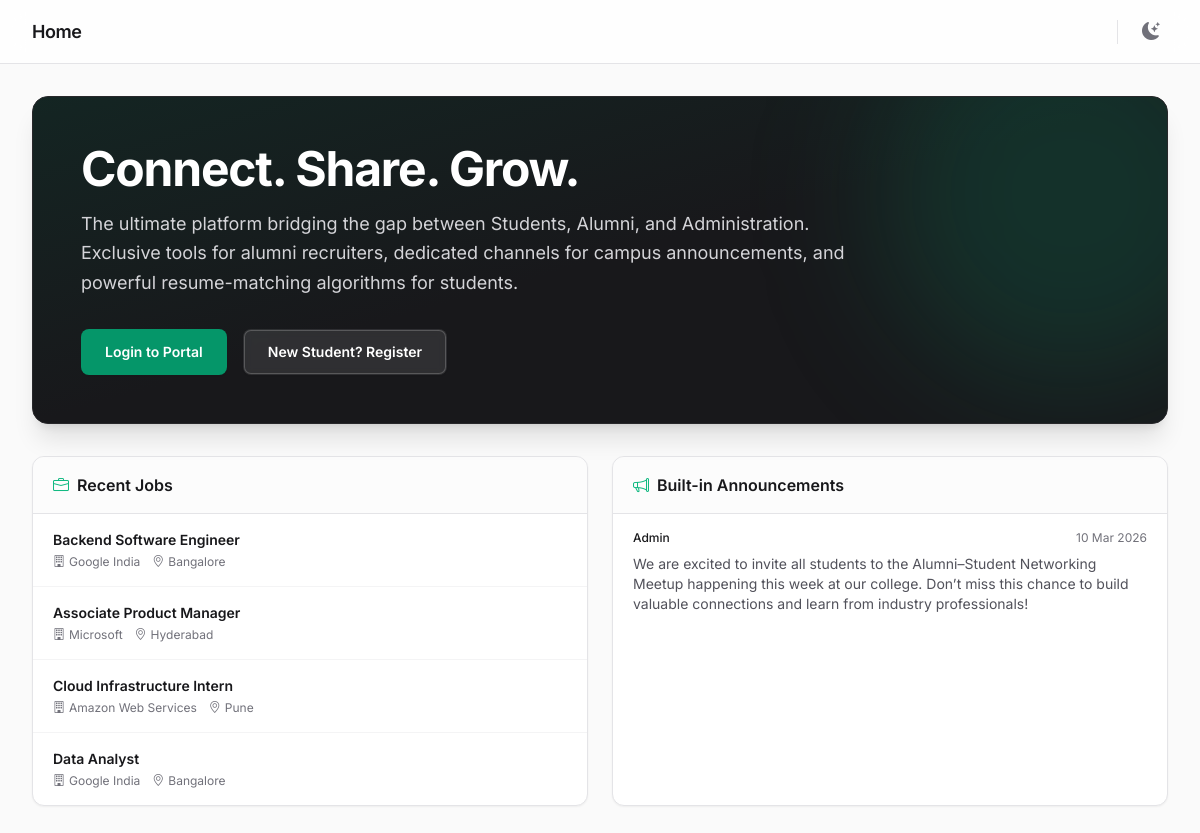
The page / on the database its author committed.
### app.py (models this page shows)
class Job(db.Model):
    id = db.Column(db.Integer, primary_key=True)
    title = db.Column(db.String(160), nullable=False)
    company = db.Column(db.String(160), nullable=False)
    location = db.Column(db.String(160), default="")
    job_type = db.Column(db.String(80), default="Full-time")
    description = db.Column(db.Text, nullable=False)
    apply_link = db.Column(db.String(255), default="")
    min_salary = db.Column(db.Integer, nullable=False, default=0)
    max_salary = db.Column(db.Integer, nullable=False, default=0)
    required_experience = db.Column(db.String(50), nullable=False, default="")
    required_skills = db.Column(db.String(255), nullable=False, default="")
    posted_by_id = db.Column(db.Integer, db.ForeignKey("user.id"), nullable=False)
    posted_by = db.relationship("User", backref="jobs")
    is_approved = db.Column(db.Boolean, default=True)
    description_embedding = db.Column(db.PickleType, nullable=True)
    ml_status = db.Column(db.String(20), default="none")  # none, processing, completed, failed
    created_at = db.Column(db.DateTime, default=datetime.utcnow)

class Announcement(db.Model):
    id = db.Column(db.Integer, primary_key=True)
    content = db.Column(db.Text, nullable=False)
    posted_by_id = db.Column(db.Integer, db.ForeignKey("user.id"), nullable=False)
    posted_by = db.relationship("User", backref="announcements")
    created_at = db.Column(db.DateTime, default=datetime.utcnow)

class User(db.Model, UserMixin):
    id = db.Column(db.Integer, primary_key=True)
    role = db.Column(db.String(20), nullable=False, index=True)
    full_name = db.Column(db.String(120), nullable=False)
    email = db.Column(db.String(120), unique=True, nullable=False, index=True)
    password_hash = db.Column(db.String(255), nullable=False)
    batch = db.Column(db.String(20), default="")
    department = db.Column(db.String(80), default="")
    company = db.Column(db.String(120), default="")
    job_role = db.Column(db.String(120), default="")
    location = db.Column(db.String(120), default="")
    linkedin = db.Column(db.String(200), default="")
    bio = db.Column(db.Text, default="")
    skills = db.Column(db.String(500), default="")  # Comma-separated skills
    roll_number = db.Column(db.String(100), unique=True, nullable=True)
    joined_year = db.Column(db.String(10), default="")
    graduation_duration = db.Column(db.String(20), default="")
    resume_filename = db.Column(db.String(255), default="")
    resume_embedding = db.Column(db.PickleType, nullable=True)
    resume_ml_status = db.Column(db.String(20), default="none")  # none, processing, completed, failed
    is_verified = db.Column(db.Boolean, default=False)
    verification_status = db.Column(db.String(20), default="pending")  # pending, approved, rejected
    verified_by_id = db.Column(db.Integer, db.ForeignKey("user.id"), nullable=True)
    verified_at = db.Column(db.DateTime, nullable=True)
    created_at = db.Column(db.DateTime, default=datetime.utcnow)
    failed_login_attempts = db.Column(db.Integer, default=0)
    account_locked_until = db.Column(db.DateTime, nullable=True)

### app.py (the view)
    @app.route("/")
    def index():
        recent_jobs = Job.query.filter_by(is_approved=True).order_by(Job.created_at.desc()).limit(6).all()
        recent_posts = Announcement.query.order_by(Announcement.created_at.desc()).limit(6).all()
        return render_template("index.html", jobs=recent_jobs, posts=recent_posts)

### templates/index.html (shortened to what this page needs)
{% extends "base.html" %}
{% block header_title %}Home{% endblock %}
{% block content %}
<div class="relative overflow-hidden rounded-2xl bg-zinc-900 border border-zinc-800 p-8 md:p-12 mb-8 shadow-xl">
  <div class="absolute inset-0 bg-gradient-to-br from-primary-900/40 via-zinc-900 to-zinc-900 opacity-60"></div>
  <div class="absolute -top-24 -right-24 w-96 h-96 rounded-full bg-primary-600/20 blur-3xl"></div>
  <div class="relative z-10 max-w-3xl">
    <h1 class="text-4xl md:text-5xl font-bold text-white mb-4 tracking-tight">Connect. Share. Grow.</h1>
    <p class="text-lg text-zinc-300 mb-8 leading-relaxed">
      The ultimate platform bridging the gap between Students, Alumni, and Administration.
      Exclusive tools for alumni recruiters, dedicated channels for campus announcements, and powerful resume-matching algorithms for students.
    </p>
    <div class="flex flex-wrap gap-4">
      {% if not current_user.is_authenticated %}
        <a class="inline-flex items-center justify-center rounded-lg bg-primary-600 px-6 py-3 text-sm font-semibold text-white shadow-sm hover:bg-primary-500 focus-visible:outline focus-visible:outline-2 focus-visible:outline-offset-2 focus-visible:outline-primary-600 transition-colors" href="{{ url_for('choose_login') }}">
          Login to Portal
        </a>
        <a class="inline-flex items-center justify-center rounded-lg bg-white/10 px-6 py-3 text-sm font-semibold text-white shadow-sm hover:bg-white/20 ring-1 ring-inset ring-white/20 transition-all border border-transparent backdrop-blur-sm" href="{{ url_for('register_student') }}">
          New Student? Register
        </a>
      {% else %}
        <a class="inline-flex items-center justify-center rounded-lg bg-primary-600 px-6 py-3 text-sm font-semibold text-white shadow-sm hover:bg-primary-500 transition-colors" href="{{ url_for('dashboard') }}">
          Go to Dashboard <i class="bi bi-arrow-right ml-2 -mr-1"></i>
        </a>
      {% endif %}
    </div>
  </div>
</div>
<div class="grid grid-cols-1 lg:grid-cols-2 gap-6">
  <div class="bg-white dark:bg-zinc-900 border border-zinc-200 dark:border-zinc-800 rounded-xl shadow-sm overflow-hidden flex flex-col h-full">
    <div class="px-5 py-4 border-b border-zinc-200 dark:border-zinc-800 bg-zinc-50/50 dark:bg-zinc-900/50 flex justify-between items-center">
      <h3 class="text-base font-semibold text-zinc-900 dark:text-zinc-100 flex items-center gap-2">
        <i class="bi bi-briefcase text-primary-500"></i> Recent Jobs
      </h3>
    </div>
    <div class="flex-1">
      {% if jobs %}
        <ul class="divide-y divide-zinc-100 dark:divide-zinc-800/50">
          {% for j in jobs[:5] %}
            <li class="px-5 py-4 group hover:bg-zinc-50/50 dark:hover:bg-zinc-800/20 transition-colors">
              <div class="flex justify-between items-start gap-4">
                <div>
                  <h4 class="text-sm font-semibold text-zinc-900 dark:text-zinc-100 group-hover:text-primary-600 dark:group-hover:text-primary-400 transition-colors">{{ j.title }}</h4>
                  <div class="mt-1 flex items-center gap-3 text-xs text-zinc-500 dark:text-zinc-400">
                    <span class="flex items-center gap-1"><i class="bi bi-building"></i> {{ j.company }}</span>
                    <span class="flex items-center gap-1"><i class="bi bi-geo-alt"></i> {{ j.location }}</span>
                  </div>
                </div>
              </div>
            </li>
          {% endfor %}
        </ul>
      {% else %}
        <div class="p-8 text-center h-full flex flex-col justify-center items-center">
          <i class="bi bi-briefcase text-3xl text-zinc-300 dark:text-zinc-700 mb-3 block"></i>
          <p class="text-sm text-zinc-500 dark:text-zinc-400">No jobs posted yet.</p>
        </div>
      {% endif %}
    </div>
  </div>
  <div class="bg-white dark:bg-zinc-900 border border-zinc-200 dark:border-zinc-800 rounded-xl shadow-sm overflow-hidden flex flex-col h-full">
    <div class="px-5 py-4 border-b border-zinc-200 dark:border-zinc-800 bg-zinc-50/50 dark:bg-zinc-900/50 flex justify-between items-center">
      <h3 class="text-base font-semibold text-zinc-900 dark:text-zinc-100 flex items-center gap-2">
        <i class="bi bi-megaphone text-primary-500"></i> Built-in Announcements
      </h3>
    </div>
    <div class="flex-1">
      {% if posts %}
        <ul class="divide-y divide-zinc-100 dark:divide-zinc-800/50">
          {% for p in posts[:3] %}
            <li class="px-5 py-4">
              <div class="flex items-center justify-between mb-2">
                <span class="text-xs font-medium text-zinc-900 dark:text-zinc-100">{{ p.posted_by.full_name }}</span>
                <span class="text-xs text-zinc-500 dark:text-zinc-400">{{ p.created_at.strftime("%d %b %Y") }}</span>
              </div>
              <p class="text-sm text-zinc-600 dark:text-zinc-300 line-clamp-3">{{ p.content }}</p>
            </li>
          {% endfor %}
        </ul>
      {% else %}
        <div class="p-8 text-center h-full flex flex-col justify-center items-center">
          <i class="bi bi-megaphone text-3xl text-zinc-300 dark:text-zinc-700 mb-3 block"></i>
          <p class="text-sm text-zinc-500 dark:text-zinc-400">No announcements yet.</p>
        </div>
      {% endif %}
    </div>
  </div>
</div>
{% endblock %}

### templates/base.html (shortened to what this page needs)
<!DOCTYPE html>
<html lang="en" class="antialiased">
<head>
    <link rel="stylesheet" href="https://cdn.jsdelivr.net/npm/bootstrap-icons@1.11.3/font/bootstrap-icons.min.css">
    <script src="https://cdn.tailwindcss.com"></script>
    <link rel="stylesheet" href="{{ url_for('static', filename='css/style.css') }}">
</head>
<body class="bg-zinc-50 text-zinc-900 dark:bg-zinc-950 dark:text-zinc-100 flex h-screen overflow-hidden selection:bg-primary-500/30">
    <div class="flex-1 flex flex-col min-w-0 transition-colors duration-200">
        <header class="h-16 flex-shrink-0 bg-white/80 dark:bg-zinc-900/80 backdrop-blur-md border-b border-zinc-200 dark:border-zinc-800 flex items-center justify-between px-4 sm:px-6 lg:px-8 z-10">
            <div class="flex items-center gap-4">
                <h1 class="text-lg font-semibold tracking-tight">{% block header_title %}Overview{% endblock %}</h1>
            </div>
            <div class="flex items-center gap-3">
                <button id="theme-toggle" class="p-2 text-zinc-500 dark:text-zinc-400 hover:bg-zinc-100 dark:hover:bg-zinc-800 rounded-lg transition-colors focus:outline-none focus:ring-2 focus:ring-primary-500/50" aria-label="Toggle Dark Mode">
                    <i id="theme-toggle-dark-icon" class="bi bi-moon-stars-fill hidden text-lg"></i>
                </button>
            </div>
        </header>
        <main class="flex-1 overflow-y-auto p-4 sm:p-6 lg:p-8">
            <div class="max-w-7xl mx-auto">
                {% block content %}{% endblock %}
            </div>
        </main>
    </div>
</body>
</html>

### rows shown on the page
Job: title "Backend Software Engineer", company "Google India", location "Bangalore"
Job: title "Associate Product Manager", company "Microsoft", location "Hyderabad"
Job: title "Cloud Infrastructure Intern", company "Amazon Web Services", location "Pune"
Job: title "Data Analyst", company "Google India", location "Bangalore"
Announcement: posted_by.full_name "Admin", created_at "10 Mar 2026", content "We are excited to invite all students to the Alumni–Student Networking Meetup happening this week at our college. Don’t miss this chance to build valuable connections and learn from industry professionals!"
